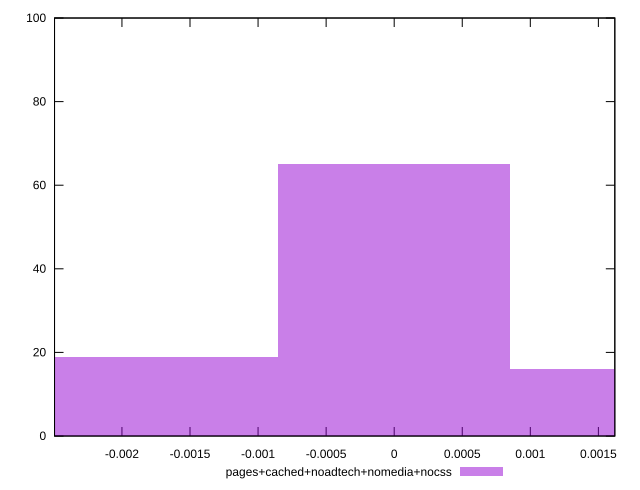

Source code (gnuplot):
reset

$pagesCachedNoadtechNomediaNocss <<EOF
0 65
-0.001704061968823225 19
0.001704061968823225 16
EOF

set key outside below
set boxwidth 0.001704061968823225
set xrange [-0.0024952023189295904:0.0016207967303063287]
set yrange [0:100]
set trange [0:100]
set style fill transparent solid 0.5 noborder
set terminal svg size 640, 490 enhanced background rgb 'white'
set output "report_00009_2021-02-08T22-37-41.559Z/meta/pScore-difference/comparison/histogram/4_vs_5.svg"

plot $pagesCachedNoadtechNomediaNocss title "pages+cached+noadtech+nomedia+nocss" with boxes

reset
